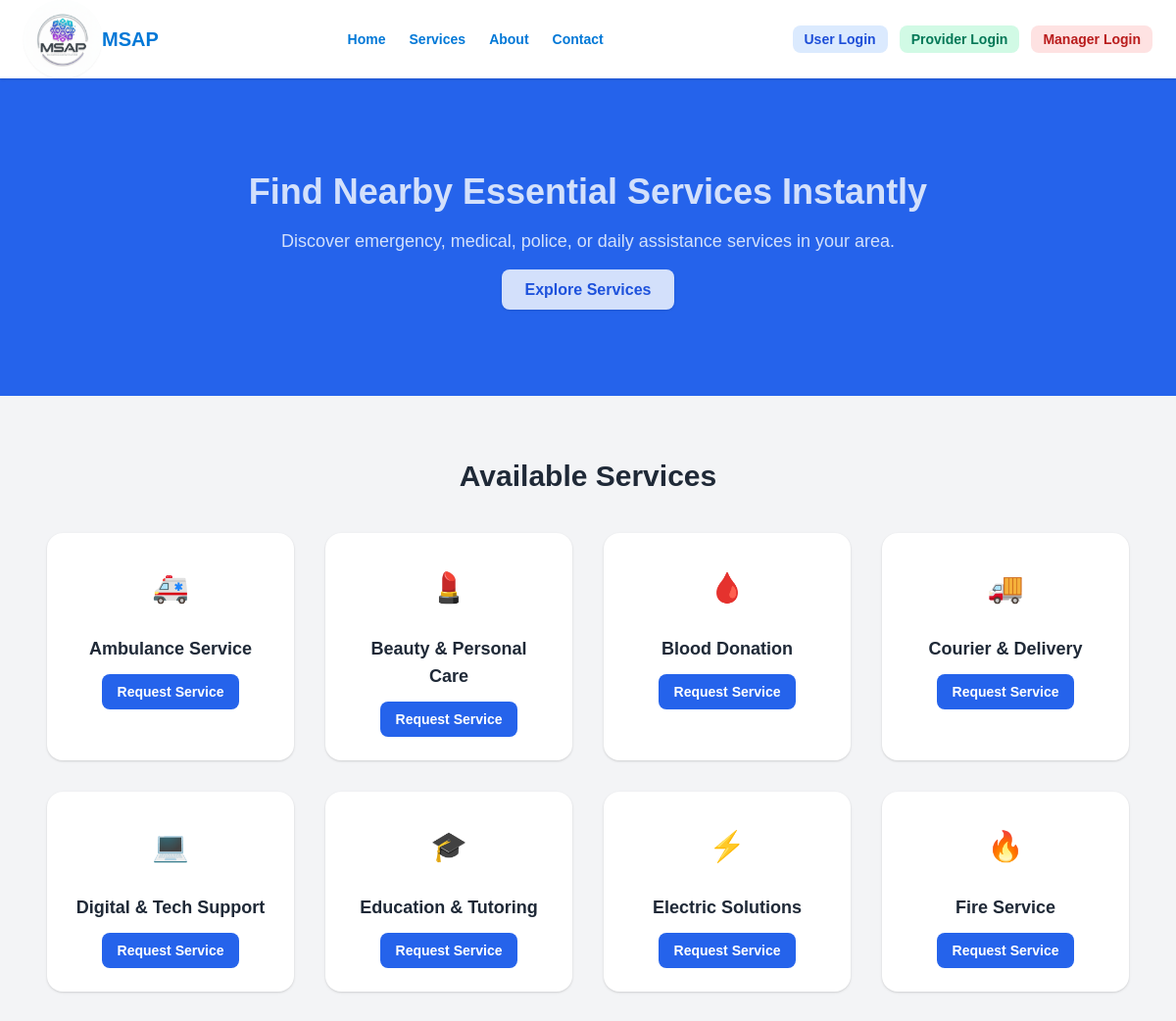
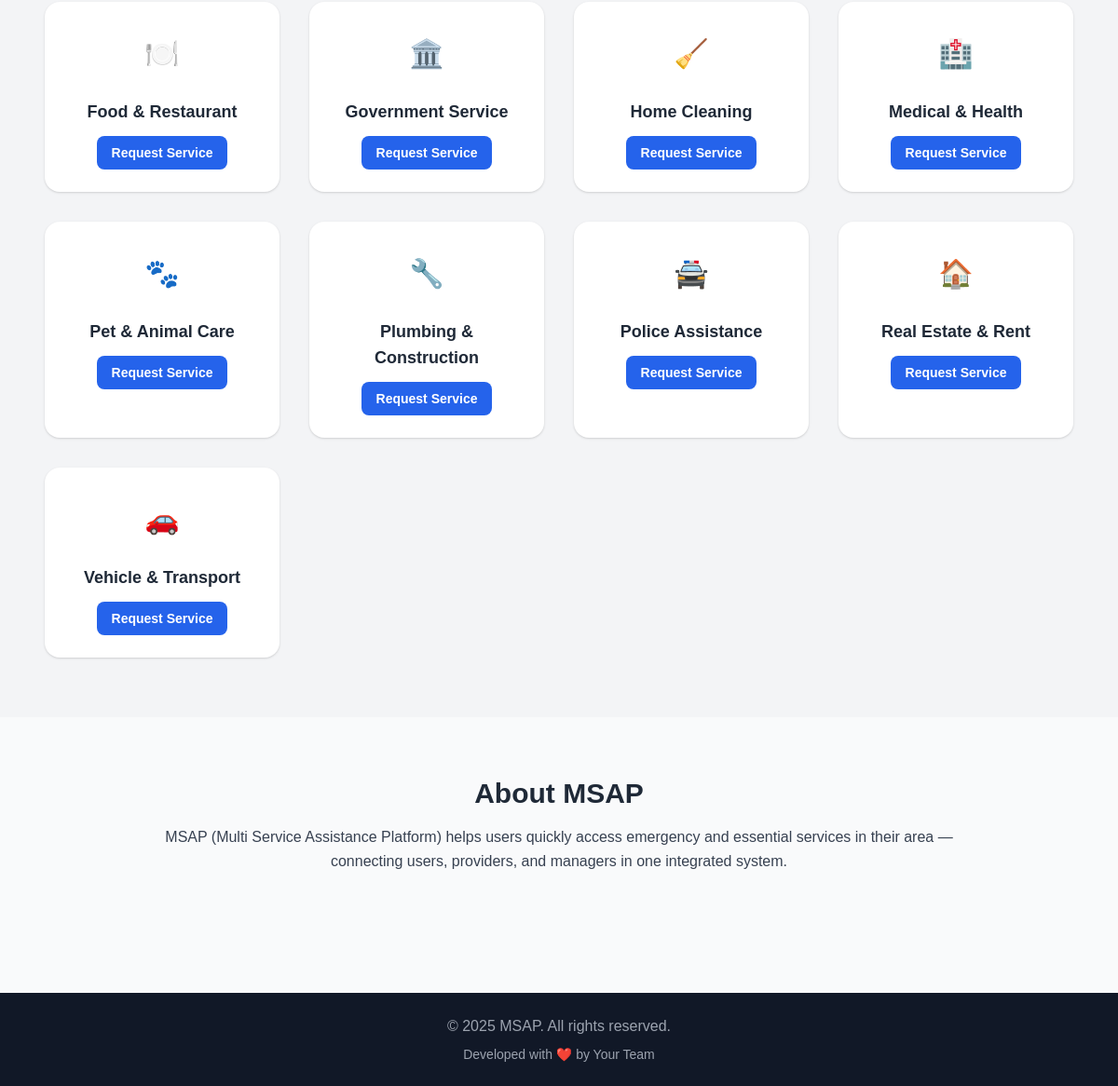
The page / on the database its author committed (2 pictures, top to bottom).
### tables this page shows
CREATE TABLE `service_categories` (
  `id` int(10) UNSIGNED NOT NULL,
  `category_name` varchar(120) NOT NULL,
  `icon` varchar(255) DEFAULT NULL,
  `created_at` timestamp NOT NULL DEFAULT current_timestamp()
);

### index.php (the view, shortened to what this page needs)
<?php
require_once 'config/db_connect.php';
$categories = [];
try {
    $stmt = $pdo->query("SELECT id, category_name, icon FROM service_categories ORDER BY category_name ASC");
    $categories = $stmt->fetchAll(PDO::FETCH_ASSOC);
} catch (Exception $e) {
    error_log("Error fetching categories: " . $e->getMessage());
}
?>
<!DOCTYPE html>
<html lang="en">
<head>
  <link href="https://cdn.jsdelivr.net/npm/tailwindcss@2.2.19/dist/tailwind.min.css" rel="stylesheet">
  <link rel="stylesheet" href="public/css/style.css">
</head>
<body class="bg-gray-50 text-gray-800">
<header class="bg-white shadow sticky top-0 z-50 ">
  <div class="max-w-7xl h-20 mx-auto px-6 py-4 flex justify-between items-center">
    <a href="index.php" class="flex items-center">
      <img src="public/images/logo_w.png" alt="MSAP Logo" class="h-20 w-20 rounded-full object-cover shadow-sm">
      <span class="text-xl text-slate-700 font-bold ">MSAP</span>
    </a>
    <nav class="hidden md:flex space-x-6 text-sm font-semibold text-slate-600">
      <a href="index.php" class="text-black-600">Home</a>
      <a href="#services" class="hover:text-black-600">Services</a>
      <a href="#about" class="hover:text-black-600">About</a>
      <a href="#contact" class="hover:text-black-600">Contact</a>
    </nav>
    <div class="flex items-center space-x-3">
      <a href="auth/login.php?role=user" class="px-3 py-1 bg-blue-100 text-blue-700 rounded-lg hover:bg-blue-200 text-sm font-semibold">User Login</a>
      <a href="auth/login.php?role=provider" class="px-3 py-1 bg-green-100 text-green-700 rounded-lg hover:bg-green-200 text-sm font-semibold">Provider Login</a>
      <a href="auth/login.php?role=manager" class="px-3 py-1 bg-red-100 text-red-700 rounded-lg hover:bg-red-200 text-sm font-semibold">Manager Login</a>
    </div>
  </div>
</header>
<section class="relative bg-blue-600 text-white py-24 text-center">
  <div class="max-w-3xl mx-auto px-6">
    <h1 class="text-4xl font-bold mb-4">Find Nearby Essential Services Instantly</h1>
    <p class="text-lg mb-6">Discover emergency, medical, police, or daily assistance services in your area.</p>
    <a href="#services" class="px-6 py-3 bg-white text-blue-700 font-semibold rounded-lg shadow hover:bg-blue-50 transition">Explore Services</a>
  </div>
  <div class="absolute inset-0 bg-blue-600 opacity-20"></div>
</section>
<section id="services" class="py-16 bg-gray-100">
  <div class="max-w-6xl mx-auto px-6">
    <h2 class="text-3xl font-bold text-center mb-10 text-gray-800">Available Services</h2>
    <div class="grid grid-cols-1 sm:grid-cols-2 md:grid-cols-4 gap-8 text-center">
      <?php if (!empty($categories)): ?>
        <?php foreach ($categories as $cat): ?>
          <div class="bg-white p-6 rounded-2xl shadow hover:shadow-lg transition transform hover:-translate-y-1">
            <div class="mx-auto h-16 mb-4 flex items-center justify-center text-3xl">
              <?php
                $iconEmoji = [
                  'mdi-hospital-box' => '🏥',
                  'mdi-ambulance' => '🚑',
                  'mdi-police-badge' => '🚔',
                  'mdi-fire' => '🔥',
                  'mdi-blood-bag' => '🩸',
                  'mdi-flash' => '⚡',
                  'mdi-hammer-wrench' => '🔧',
                  'mdi-home-floor-organization' => '🧹',
                  'mdi-silverware-fork-knife' => '🍽️',
                  'mdi-car' => '🚗',
                  'mdi-truck-fast' => '🚚',
                  'mdi-school' => '🎓',
                  'mdi-office-building' => '🏛️',
                  'mdi-laptop' => '💻',
                  'mdi-face-woman' => '💄',
                  'mdi-home-city' => '🏠',
                  'mdi-paw' => '🐾',
                ];
                $icon = $iconEmoji[$cat['icon']] ?? '📦';
                echo $icon;
              ?>
            </div>
            <h3 class="font-semibold text-lg mb-3"><?= htmlspecialchars($cat['category_name']) ?></h3>
            <a href="dashboard/user/index.php?category_id=<?= htmlspecialchars($cat['id']) ?>" class="px-4 py-2 bg-blue-600 text-white rounded-lg hover:bg-blue-700 text-sm font-semibold inline-block transition">
              Request Service
            </a>
          </div>
        <?php endforeach; ?>
      <?php else: ?>
        <div class="col-span-full text-center text-gray-500 py-8">
          <p>No services available at this time.</p>
        </div>
      <?php endif; ?>
    </div>
  </div>
</section>
<section id="about" class="py-16">
  <div class="max-w-4xl mx-auto px-6 text-center">
    <h2 class="text-3xl font-bold mb-4">About MSAP</h2>
    <p class="text-gray-700 leading-relaxed">
      MSAP (Multi Service Assistance Platform) helps users quickly access emergency and essential services in their area — connecting users, providers, and managers in one integrated system.
    </p>
  </div>
</section>
<footer class="bg-gray-900 text-gray-400 py-6 mt-16">
  <div class="max-w-6xl mx-auto px-6 text-center">
    <p>&copy; <?php echo date('Y'); ?> MSAP. All rights reserved.</p>
    <p class="text-sm mt-2">Developed with ❤️ by Your Team</p>
  </div>
</footer>
</body>
</html>

### public/css/style.css (style rules this page uses)
body { font-family: Arial, sans-serif; background: #f5f7fa; color: #222; margin: 0; padding: 0; }
a { color: #0078d7; text-decoration: none; }

### rows shown on the page
service_categories: icon "🚑", category_name "Ambulance Service"
service_categories: icon "💄", category_name "Beauty & Personal Care"
service_categories: icon "🩸", category_name "Blood Donation"
service_categories: icon "🚚", category_name "Courier & Delivery"
service_categories: icon "💻", category_name "Digital & Tech Support"
service_categories: icon "🎓", category_name "Education & Tutoring"
service_categories: icon "⚡", category_name "Electric Solutions"
service_categories: icon "🔥", category_name "Fire Service"
service_categories: icon "🍽️", category_name "Food & Restaurant"
service_categories: icon "🏛️", category_name "Government Service"
service_categories: icon "🧹", category_name "Home Cleaning"
service_categories: icon "🏥", category_name "Medical & Health"
service_categories: icon "🐾", category_name "Pet & Animal Care"
service_categories: icon "🔧", category_name "Plumbing & Construction"
service_categories: icon "🚔", category_name "Police Assistance"
service_categories: icon "🏠", category_name "Real Estate & Rent"
service_categories: icon "🚗", category_name "Vehicle & Transport"
